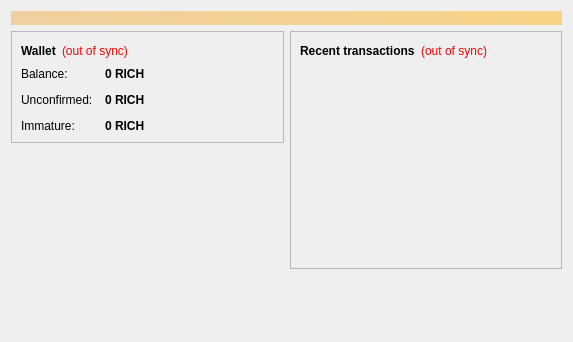
<?xml version="1.0" encoding="UTF-8"?>
<ui version="4.0">
 <class>OverviewPage</class>
 <widget class="QWidget" name="OverviewPage">
  <property name="geometry">
   <rect>
    <x>0</x>
    <y>0</y>
    <width>573</width>
    <height>342</height>
   </rect>
  </property>
  <property name="windowTitle">
   <string>Form</string>
  </property>
  <layout class="QVBoxLayout" name="topLayout">
   <item>
    <widget class="QLabel" name="labelAlerts">
     <property name="visible">
      <bool>false</bool>
     </property>
     <property name="styleSheet">
      <string notr="true">background-color: qlineargradient(x1: 0, y1: 0, x2: 1, y2: 0, stop:0 #F0D0A0, stop:1 #F8D488); color:#000000;</string>
     </property>
     <property name="wordWrap">
      <bool>true</bool>
     </property>
     <property name="margin">
      <number>3</number>
     </property>
    </widget>
   </item>
   <item>
    <layout class="QHBoxLayout" name="horizontalLayout" stretch="1,1">
     <item>
      <layout class="QVBoxLayout" name="verticalLayout_2">
       <item>
        <widget class="QFrame" name="frame">
         <property name="frameShape">
          <enum>QFrame::StyledPanel</enum>
         </property>
         <property name="frameShadow">
          <enum>QFrame::Raised</enum>
         </property>
         <layout class="QVBoxLayout" name="verticalLayout_4">
          <item>
           <layout class="QHBoxLayout" name="horizontalLayout_4">
            <item>
             <widget class="QLabel" name="label_5">
              <property name="font">
               <font>
                <weight>75</weight>
                <bold>true</bold>
               </font>
              </property>
              <property name="text">
               <string>Wallet</string>
              </property>
             </widget>
            </item>
            <item>
             <widget class="QLabel" name="labelWalletStatus">
              <property name="toolTip">
               <string>The displayed information may be out of date. Your wallet automatically synchronizes with the Rcoin network after a connection is established, but this process has not completed yet.</string>
              </property>
              <property name="styleSheet">
               <string notr="true">QLabel { color: red; }</string>
              </property>
              <property name="text">
               <string notr="true">(out of sync)</string>
              </property>
              <property name="alignment">
               <set>Qt::AlignLeading|Qt::AlignLeft|Qt::AlignVCenter</set>
              </property>
             </widget>
            </item>
            <item>
             <spacer name="horizontalSpacer_2">
              <property name="orientation">
               <enum>Qt::Horizontal</enum>
              </property>
              <property name="sizeHint" stdset="0">
               <size>
                <width>40</width>
                <height>20</height>
               </size>
              </property>
             </spacer>
            </item>
           </layout>
          </item>
          <item>
           <layout class="QFormLayout" name="formLayout_2">
            <property name="fieldGrowthPolicy">
             <enum>QFormLayout::AllNonFixedFieldsGrow</enum>
            </property>
            <property name="horizontalSpacing">
             <number>12</number>
            </property>
            <property name="verticalSpacing">
             <number>12</number>
            </property>
            <item row="0" column="0">
             <widget class="QLabel" name="label">
              <property name="text">
               <string>Balance:</string>
              </property>
             </widget>
            </item>
            <item row="0" column="1">
             <widget class="QLabel" name="labelBalance">
              <property name="font">
               <font>
                <weight>75</weight>
                <bold>true</bold>
               </font>
              </property>
              <property name="cursor">
               <cursorShape>IBeamCursor</cursorShape>
              </property>
              <property name="toolTip">
               <string>Your current balance</string>
              </property>
              <property name="text">
               <string notr="true">0 RICH</string>
              </property>
              <property name="textInteractionFlags">
               <set>Qt::LinksAccessibleByMouse|Qt::TextSelectableByKeyboard|Qt::TextSelectableByMouse</set>
              </property>
             </widget>
            </item>
            <item row="1" column="0">
             <widget class="QLabel" name="label_3">
              <property name="text">
               <string>Unconfirmed:</string>
              </property>
             </widget>
            </item>
            <item row="1" column="1">
             <widget class="QLabel" name="labelUnconfirmed">
              <property name="font">
               <font>
                <weight>75</weight>
                <bold>true</bold>
               </font>
              </property>
              <property name="cursor">
               <cursorShape>IBeamCursor</cursorShape>
              </property>
              <property name="toolTip">
               <string>Total of transactions that have yet to be confirmed, and do not yet count toward the current balance</string>
              </property>
              <property name="text">
               <string notr="true">0 RICH</string>
              </property>
              <property name="textInteractionFlags">
               <set>Qt::LinksAccessibleByMouse|Qt::TextSelectableByKeyboard|Qt::TextSelectableByMouse</set>
              </property>
             </widget>
            </item>
            <item row="2" column="0">
             <widget class="QLabel" name="labelImmatureText">
              <property name="text">
               <string>Immature:</string>
              </property>
             </widget>
            </item>
            <item row="2" column="1">
             <widget class="QLabel" name="labelImmature">
              <property name="font">
               <font>
                <weight>75</weight>
                <bold>true</bold>
               </font>
              </property>
              <property name="toolTip">
               <string>Mined balance that has not yet matured</string>
              </property>
              <property name="text">
               <string notr="true">0 RICH</string>
              </property>
              <property name="textInteractionFlags">
               <set>Qt::LinksAccessibleByMouse|Qt::TextSelectableByKeyboard|Qt::TextSelectableByMouse</set>
              </property>
             </widget>
            </item>
           </layout>
          </item>
         </layout>
        </widget>
       </item>
       <item>
        <spacer name="verticalSpacer">
         <property name="orientation">
          <enum>Qt::Vertical</enum>
         </property>
         <property name="sizeHint" stdset="0">
          <size>
           <width>20</width>
           <height>40</height>
          </size>
         </property>
        </spacer>
       </item>
      </layout>
     </item>
     <item>
      <layout class="QVBoxLayout" name="verticalLayout_3">
       <item>
        <widget class="QFrame" name="frame_2">
         <property name="frameShape">
          <enum>QFrame::StyledPanel</enum>
         </property>
         <property name="frameShadow">
          <enum>QFrame::Raised</enum>
         </property>
         <layout class="QVBoxLayout" name="verticalLayout">
          <item>
           <layout class="QHBoxLayout" name="horizontalLayout_2">
            <item>
             <widget class="QLabel" name="label_4">
              <property name="text">
               <string>&lt;b&gt;Recent transactions&lt;/b&gt;</string>
              </property>
             </widget>
            </item>
            <item>
             <widget class="QLabel" name="labelTransactionsStatus">
              <property name="toolTip">
               <string>The displayed information may be out of date. Your wallet automatically synchronizes with the Rcoin network after a connection is established, but this process has not completed yet.</string>
              </property>
              <property name="styleSheet">
               <string notr="true">QLabel { color: red; }</string>
              </property>
              <property name="text">
               <string notr="true">(out of sync)</string>
              </property>
              <property name="alignment">
               <set>Qt::AlignRight|Qt::AlignTrailing|Qt::AlignVCenter</set>
              </property>
             </widget>
            </item>
            <item>
             <spacer name="horizontalSpacer">
              <property name="orientation">
               <enum>Qt::Horizontal</enum>
              </property>
              <property name="sizeHint" stdset="0">
               <size>
                <width>40</width>
                <height>20</height>
               </size>
              </property>
             </spacer>
            </item>
           </layout>
          </item>
          <item>
           <widget class="QListView" name="listTransactions">
            <property name="styleSheet">
             <string notr="true">QListView { background: transparent; }</string>
            </property>
            <property name="frameShape">
             <enum>QFrame::NoFrame</enum>
            </property>
            <property name="verticalScrollBarPolicy">
             <enum>Qt::ScrollBarAlwaysOff</enum>
            </property>
            <property name="horizontalScrollBarPolicy">
             <enum>Qt::ScrollBarAlwaysOff</enum>
            </property>
            <property name="selectionMode">
             <enum>QAbstractItemView::NoSelection</enum>
            </property>
           </widget>
          </item>
         </layout>
        </widget>
       </item>
       <item>
        <spacer name="verticalSpacer_2">
         <property name="orientation">
          <enum>Qt::Vertical</enum>
         </property>
         <property name="sizeHint" stdset="0">
          <size>
           <width>20</width>
           <height>40</height>
          </size>
         </property>
        </spacer>
       </item>
      </layout>
     </item>
    </layout>
   </item>
  </layout>
 </widget>
 <resources/>
 <connections/>
</ui>
